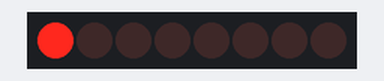
This sketch was run on a simulated Arduino Uno, built with avr-gcc and run on an emulated ATmega328P. Shown: 8 shift-register outputs drawn as a row of LEDs (first output left, lit = HIGH). Wiring (inferred from the names in the program): shift register (74HC595): data pin 2; shift clock pin 3; latch pin 4. Wiring (inferred from the signals the program sends): row of LEDs: on Q0, Q1, Q2, Q3, Q4, Q5, Q6, Q7.

Above: at 0.1 s.
At 0.7 s:
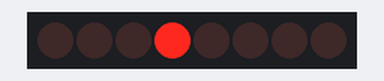
At 1.1 s:
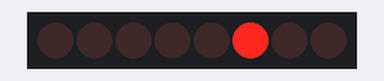
At 1.5 s:
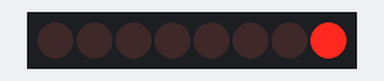
At 2.5 s:
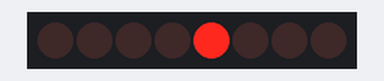
At 3.5 s:
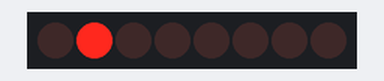
Timing chart, 0 to 3.8 s (numbered marks = the images above):
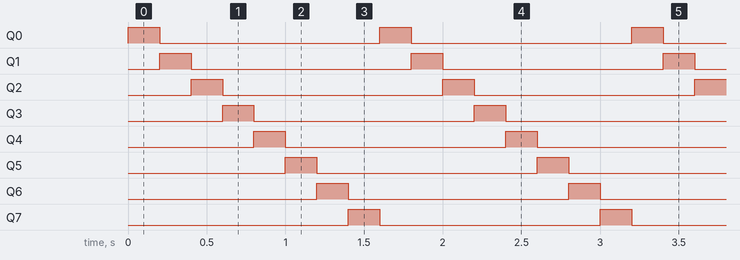

Measured:
- by itself, Q0–7: alternates HIGH for 0.20 s and LOW for 1.4 s
- by itself, everything shown: repeats every 1.6 s, in 8 steps

The sketch:

shift_register1.ino
```cpp
// C++ code
//
const int data_pin = 2;
const int clock_pin = 3;
const int latch_pin = 4;
void setup()
{

  pinMode(data_pin, OUTPUT);
  pinMode(clock_pin, OUTPUT);
  pinMode(latch_pin, OUTPUT);

  //analogWrite(led_1, 60);
  //analogWrite(led_2, 40);
  //analogWrite(led_3, 255);
}

void loop()
{

  //shiftDisplay(B11010001);
  byte x = B10000000;
  //LED on one at a time
  for(int i = 0; i < 8; i++)
  {
    shiftDisplay(x);
    x = x >> 1;
    delay(200);
  }

}

void shiftDisplay(byte data) {
 	digitalWrite(latch_pin, LOW);
  	shiftOut(data_pin, clock_pin, LSBFIRST, data);
  	digitalWrite(latch_pin, HIGH);

}
```
